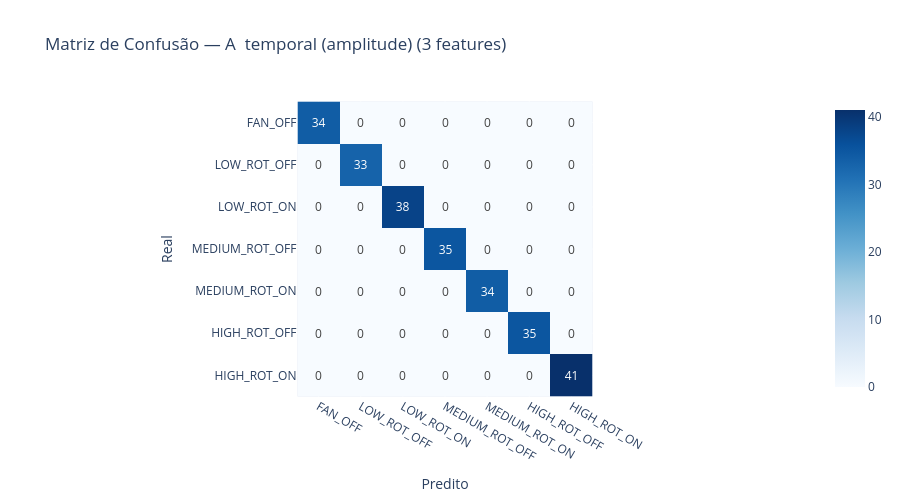

Notebook code cell kept with this figure:
### Markdown cell above
## 7. Matriz de Confusão — 7 Classes

### Code cell
clf = GaussianNB()
clf.fit(X[best_features], y)
y_pred = clf.predict(X[best_features])

print(classification_report(y, y_pred, labels=CLASSES_ORDER, zero_division=0))

cm = confusion_matrix(y, y_pred, labels=CLASSES_ORDER)
fig = px.imshow(
    cm,
    x=CLASSES_ORDER, y=CLASSES_ORDER,
    text_auto=True, color_continuous_scale='Blues',
    labels=dict(x='Predito', y='Real'),
    title=f'Matriz de Confusão — {best_name} ({len(best_features)} features)',
)
fig.update_layout(height=500)
fig.write_html('output/figures/04_confusion_matrix_7class.html')
fig.show()

### Figure 1 — Plotly figure (JSON) as saved in the notebook; plotly's stock layout.template omitted (floating-point values rounded to 4 significant figures)
{"data": [{"coloraxis": "coloraxis", "hovertemplate": "Predito: %{x}<br>Real: %{y}<br>color: %{z}<extra></extra>", "name": "0", "texttemplate": "%{z}", "type": "heatmap", "x": ["FAN_OFF", "LOW_ROT_OFF", "LOW_ROT_ON", "MEDIUM_ROT_OFF", "MEDIUM_ROT_ON", "HIGH_ROT_OFF", "HIGH_ROT_ON"], "xaxis": "x", "y": ["FAN_OFF", "LOW_ROT_OFF", "LOW_ROT_ON", "MEDIUM_ROT_OFF", "MEDIUM_ROT_ON", "HIGH_ROT_OFF", "HIGH_ROT_ON"], "yaxis": "y", "z": [[34, 0, 0, 0, 0, 0, 0], [0, 33, 0, 0, 0, 0, 0], [0, 0, 38, 0, 0, 0, 0], [0, 0, 0, 35, 0, 0, 0], [0, 0, 0, 0, 34, 0, 0], [0, 0, 0, 0, 0, 35, 0], [0, 0, 0, 0, 0, 0, 41]]}], "layout": {"coloraxis": {"colorscale": [[0, "rgb(247,251,255)"], [0.125, "rgb(222,235,247)"], [0.25, "rgb(198,219,239)"], [0.375, "rgb(158,202,225)"], [0.5, "rgb(107,174,214)"], [0.625, "rgb(66,146,198)"], [0.75, "rgb(33,113,181)"], [0.875, "rgb(8,81,156)"], [1, "rgb(8,48,107)"]]}, "height": 500, "title": {"text": "Matriz de Confusão — A  temporal (amplitude) (3 features)"}, "xaxis": {"anchor": "y", "constrain": "domain", "domain": [0, 1], "scaleanchor": "y", "title": {"text": "Predito"}}, "yaxis": {"anchor": "x", "autorange": "reversed", "constrain": "domain", "domain": [0, 1], "title": {"text": "Real"}}}}
